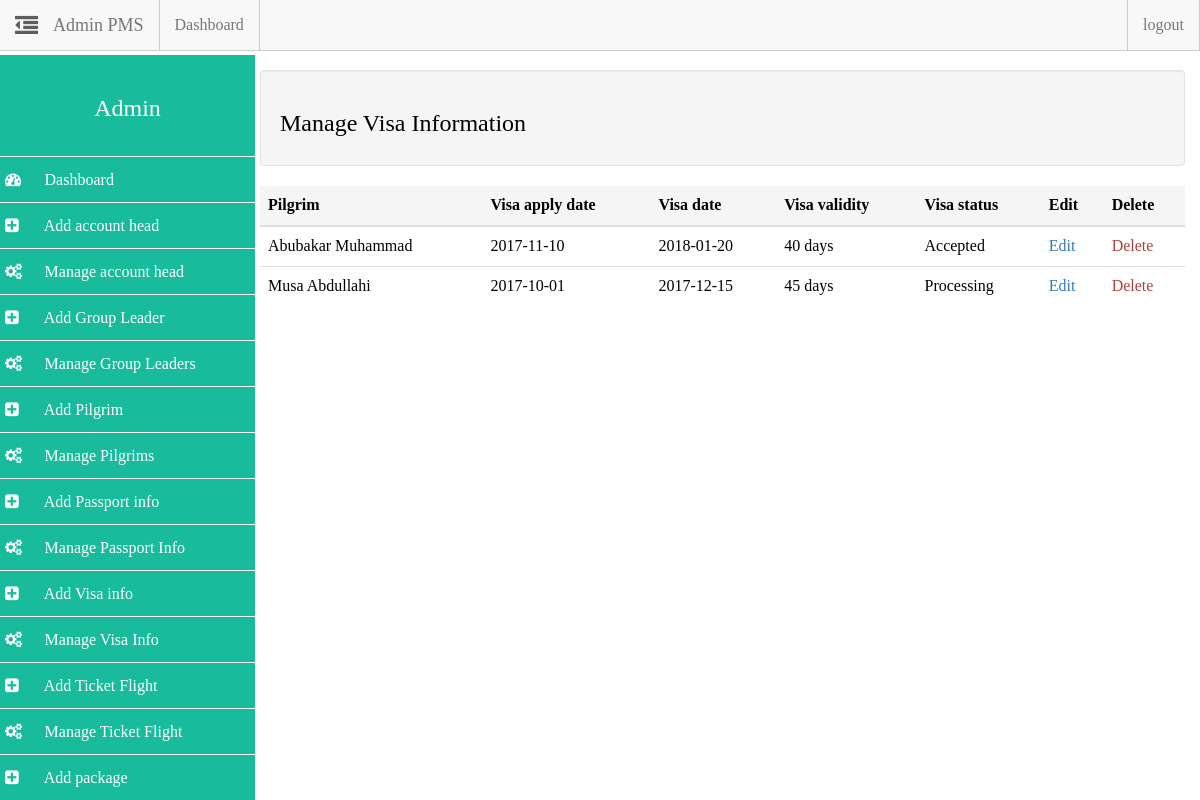
The app's page /admin/admin.php?action=manage_visa (signed in) with its own data.
### tables this page shows
CREATE TABLE `visa_info` (
  `visa_slno` int(16) NOT NULL,
  `pilgrim_id` int(12) NOT NULL,
  `visa_status` varchar(22) NOT NULL,
  `visa_apply_date` date NOT NULL,
  `visa_date` date NOT NULL,
  `visa_validity` varchar(32) NOT NULL
);

CREATE TABLE `pilgrim_info` (
  `pilgrim_id` int(14) NOT NULL,
  `p_name` varchar(255) DEFAULT NULL,
  `p_mobile` varchar(22) DEFAULT NULL,
  `p_mail` varchar(40) DEFAULT NULL,
  `p_address` varchar(200) DEFAULT NULL,
  `p_mstatus` varchar(22) DEFAULT NULL,
  `p_occupation` varchar(22) DEFAULT NULL,
  `p_age` varchar(22) DEFAULT NULL,
  `p_sex` varchar(22) DEFAULT NULL,
  `p_dob` date DEFAULT NULL,
  `p_police_station` varchar(33) DEFAULT NULL,
  `p_district` varchar(33) DEFAULT NULL,
  `p_fathers_name` varchar(100) DEFAULT NULL,
  `p_mother_name` varchar(100) DEFAULT NULL,
  `p_spouse_name` varchar(100) DEFAULT NULL,
  `p_mahrims_name` varchar(100) DEFAULT NULL,
  `p_nid_no` varchar(22) DEFAULT NULL,
  `p_img` text,
  `p_nationality` varchar(33) DEFAULT NULL,
  `gl_id` int(11) DEFAULT NULL,
  `username` varchar(255) NOT NULL,
  `password` varchar(255) NOT NULL
);

### admin/includes/manage_visa.php (the view)
<div class="row">
	<div class="col-md-12">
		<div class="well">
			<h3>Manage Visa Information</h3>
		</div>
	</div>
</div>
<?php $q = mysqli_query($dbc, "SELECT * FROM visa_info"); ?>
<div class="row">
	<div class="col-md-12">
		<?php if (mysqli_num_rows($q) > 0): ?>
			<table class="table">
				<thead>
					<tr class="active">
						<th>Pilgrim</th>
						<th>Visa apply date</th>
						<th>Visa date</th>
						<th>Visa validity</th>
						<th>Visa status</th>
						<th>Edit</th>
						<th>Delete</th>
					</tr>
				</thead>
				<tbody>
					<?php while($row = mysqli_fetch_array($q)): ?>
					<tr>
						<td>
							<?php
								$gp = mysqli_query($dbc, "SELECT p_name FROM pilgrim_info WHERE pilgrim_id=".$row["pilgrim_id"]);
								$arr = mysqli_fetch_array($gp);
								echo $arr["p_name"];
							?>
						</td>
						<td><?php  echo $row["visa_apply_date"]; ?></td>
						<td><?php  echo $row["visa_date"]; ?></td>
						<td><?php  echo $row["visa_validity"]; ?></td>
						<td><?php  echo $row["visa_status"]; ?></td>
						<td><a href="admin.php?action=edit_visa&id=<?php echo $row['visa_slno'] ?>">Edit</a></td>
						<td><a class="text-danger" href="admin.php?action=delete_visa&id=<?php echo $row['visa_slno'] ?>">Delete</a></td>
					</tr>
					<?php endwhile; ?>
				</tbody>
			</table>
		<?php endif ?>
	</div>
</div>

### assets/css/styles.css (style rules this page uses)
html { color: #222; font-size: 1em; line-height: 1.4; }
body { padding-top: 55px; font-family: ubuntu; font-size: 100%; color: #000 !important; }

### assets/css/sidebar.css (style rules this page uses)
* { box-sizing: border-box; -webkit-box-sizing: border-box; -moz-box-sizing: border-box; }
body { padding-top: 55px; }

### records on screen
visa_info: pilgrim.p_name "Abubakar Muhammad", visa_apply_date "2017-11-10", visa_date "2018-01-20", visa_validity "40 days", visa_status "Accepted"
visa_info: pilgrim.p_name "Musa Abdullahi", visa_apply_date "2017-10-01", visa_date "2017-12-15", visa_validity "45 days", visa_status "Processing"
